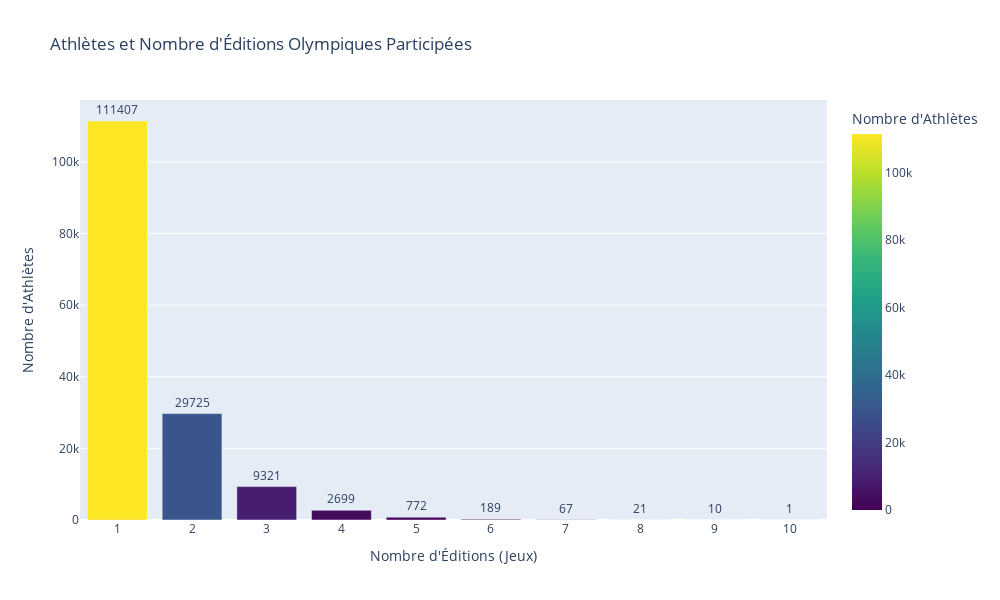

Here is the notebook cell this chart was saved with:
### Code cell
fig = px.bar(
    df_participation_summary,
    x='Participation_numbers', 
    y='Athlete_numbers',
    title="Athlètes et Nombre d'Éditions Olympiques Participées",
    labels={
        'Participation_numbers': "Nombre d'éditions Olympiques (Jeux) Participées", 
        'Athlete_numbers': "Nombre d'Athlètes"
    },
   
    color='Athlete_numbers',
    color_continuous_scale=px.colors.sequential.Viridis 
)

fig.update_layout(
    xaxis_title="Nombre d'Éditions (Jeux)",
    yaxis_title="Nombre d'Athlètes",
    xaxis={'type': 'category'}, 
    width=1000,
    height=600
)

# CORRECTION 2 : Utiliser le nom de colonne correct pour le texte
fig.update_traces(text=df_participation_summary['Athlete_numbers'], textposition='outside')

fig.show()

### Figure 1 — Plotly figure (JSON) as saved in the notebook; plotly's stock layout.template omitted (floating-point values rounded to 4 significant figures)
{"data": [{"alignmentgroup": "True", "hovertemplate": "Nombre d'éditions Olympiques (Jeux) Participées=%{x}<br>Nombre d'Athlètes=%{marker.color}<extra></extra>", "legendgroup": "", "marker": {"color": [111407, 29725, 9321, 2699, 772, 189, 67, 21, 10, 1], "coloraxis": "coloraxis", "pattern": {"shape": ""}}, "name": "", "offsetgroup": "", "orientation": "v", "showlegend": false, "text": [111407, 29725, 9321, 2699, 772, 189, 67, 21, 10, 1], "textposition": "outside", "type": "bar", "x": [1, 2, 3, 4, 5, 6, 7, 8, 9, 10], "xaxis": "x", "y": [111407, 29725, 9321, 2699, 772, 189, 67, 21, 10, 1], "yaxis": "y"}], "layout": {"barmode": "relative", "coloraxis": {"colorbar": {"title": {"text": "Nombre d'Athlètes"}}, "colorscale": [[0, "#440154"], [0.1111, "#482878"], [0.2222, "#3e4989"], [0.3333, "#31688e"], [0.4444, "#26828e"], [0.5556, "#1f9e89"], [0.6667, "#35b779"], [0.7778, "#6ece58"], [0.8889, "#b5de2b"], [1, "#fde725"]]}, "height": 600, "legend": {"tracegroupgap": 0}, "title": {"text": "Athlètes et Nombre d'Éditions Olympiques Participées"}, "width": 1000, "xaxis": {"anchor": "y", "domain": [0, 1], "title": {"text": "Nombre d'Éditions (Jeux)"}, "type": "category"}, "yaxis": {"anchor": "x", "domain": [0, 1], "title": {"text": "Nombre d'Athlètes"}}}}
